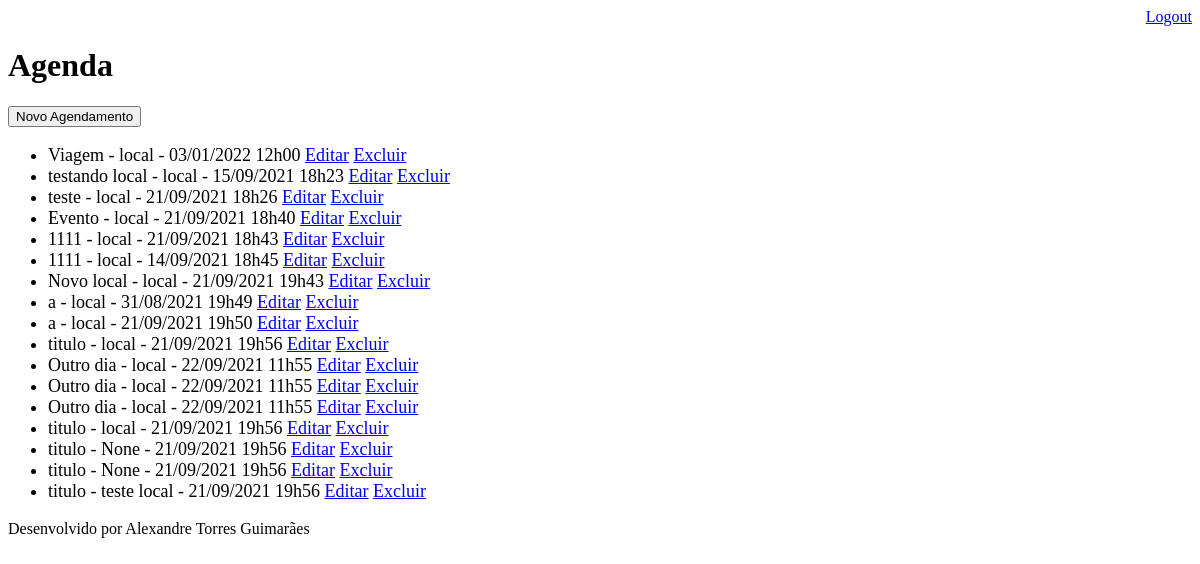
Page /agenda/ (signed in) on the earlier database version.
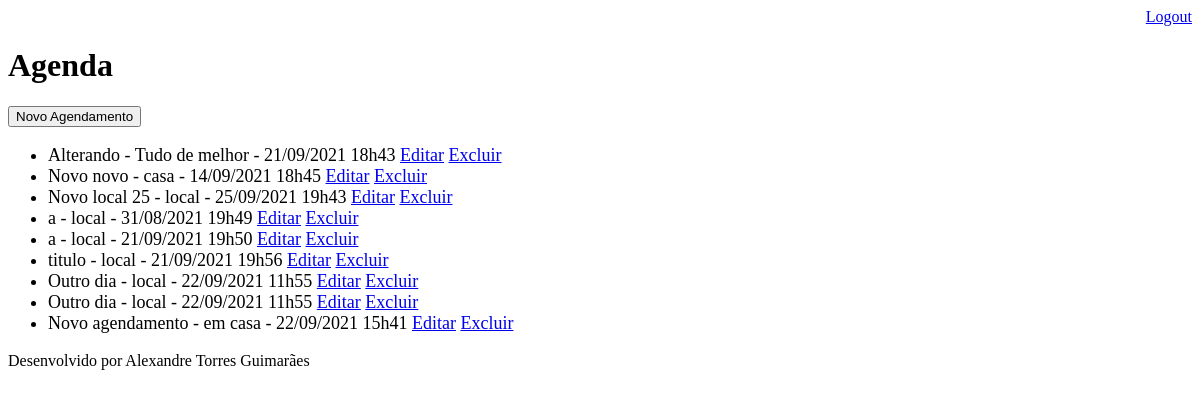
Same page on the later database version.
### core/models.py (models this page shows, shortened)
class Evento(models.Model):
    titulo = models.CharField(max_length=100)
    local = models.CharField(max_length=100, null=True)
    descricao = models.TextField(blank=True, null=True)
    data_evento = models.DateTimeField(verbose_name='Data do evento')
    data_criacao = models.DateTimeField(auto_now=True)
    usuario = models.ForeignKey(User, on_delete=models.CASCADE)
    class Meta:
        db_table = 'evento'
    def get_data_evento(self):
        return self.data_evento.strftime('%d/%m/%Y %Hh%M')

### core/views.py (the view)
# urls.py: path('agenda/', views.lista_eventos),
@login_required(login_url='/login/')
def lista_eventos(request):
    data_atual = datetime.now()
    usuario = request.user
    evento = Evento.objects.filter(usuario=usuario)
    dados = {'eventos':evento}
    return render(request, 'agenda.html', dados)

### templates/agenda.html
{% extends "model_page.html" %}
{% block content %}
    <a href="eventos/">
        <button type="button">Novo Agendamento</button>
    </a>
    <ul style="font-size: 18px">
        {% for evento in eventos %}
            <li>{{ evento.titulo }} - {{ evento.local }} - {{ evento.get_data_evento }}
                <a href="eventos/?id={{ evento.id }}">Editar</a>
                <a href="eventos/delete/{{ evento.id }}/">Excluir</a>
            </li>
        {% endfor %}
    </ul>
{% endblock %}

Differences in the rows shown:
removed Evento: titulo "Viagem", local "local", get_data_evento "03/01/2022 12h00"
removed Evento: titulo "testando local", local "local", get_data_evento "15/09/2021 18h23"
removed Evento: titulo "teste", local "local", get_data_evento "21/09/2021 18h26"
removed Evento: titulo "Evento", local "local", get_data_evento "21/09/2021 18h40"
removed Evento: titulo "Outro dia", local "local", get_data_evento "22/09/2021 11h55"
removed Evento: titulo "titulo", local "local", get_data_evento "21/09/2021 19h56"
removed Evento: titulo "titulo", local "None", get_data_evento "21/09/2021 19h56"
removed Evento: titulo "titulo", local "None", get_data_evento "21/09/2021 19h56"
removed Evento: titulo "titulo", local "teste local", get_data_evento "21/09/2021 19h56"
changed Evento: titulo "1111" → "Alterando"; local "local" → "Tudo de melhor"
changed Evento: titulo "1111" → "Novo novo"; local "local" → "casa"
changed Evento: titulo "Novo local" → "Novo local 25"; get_data_evento "21/09/2021 19h43" → "25/09/2021 19h43"
added Evento: titulo "Novo agendamento", local "em casa", get_data_evento "22/09/2021 15h41"
